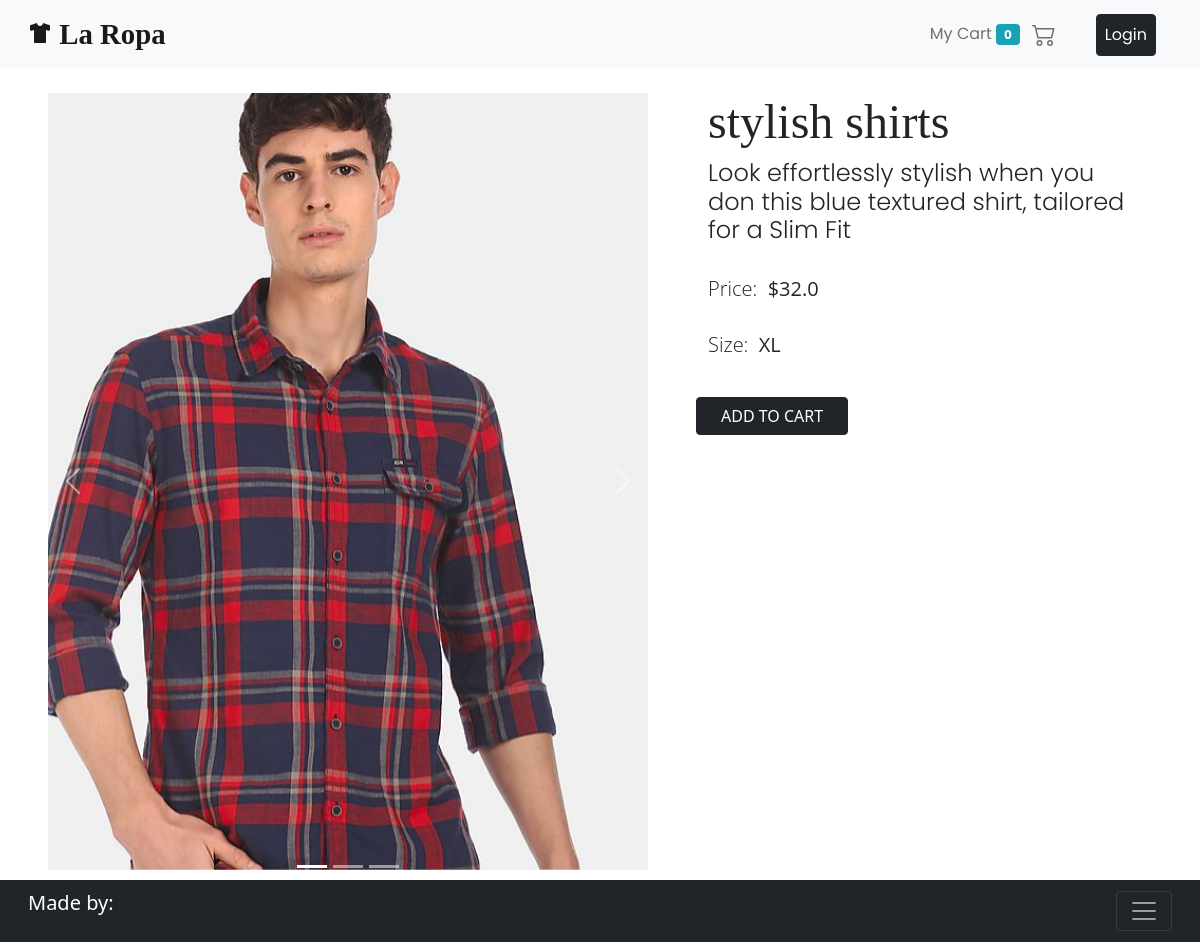
Before: /product/17/ with the older database file.
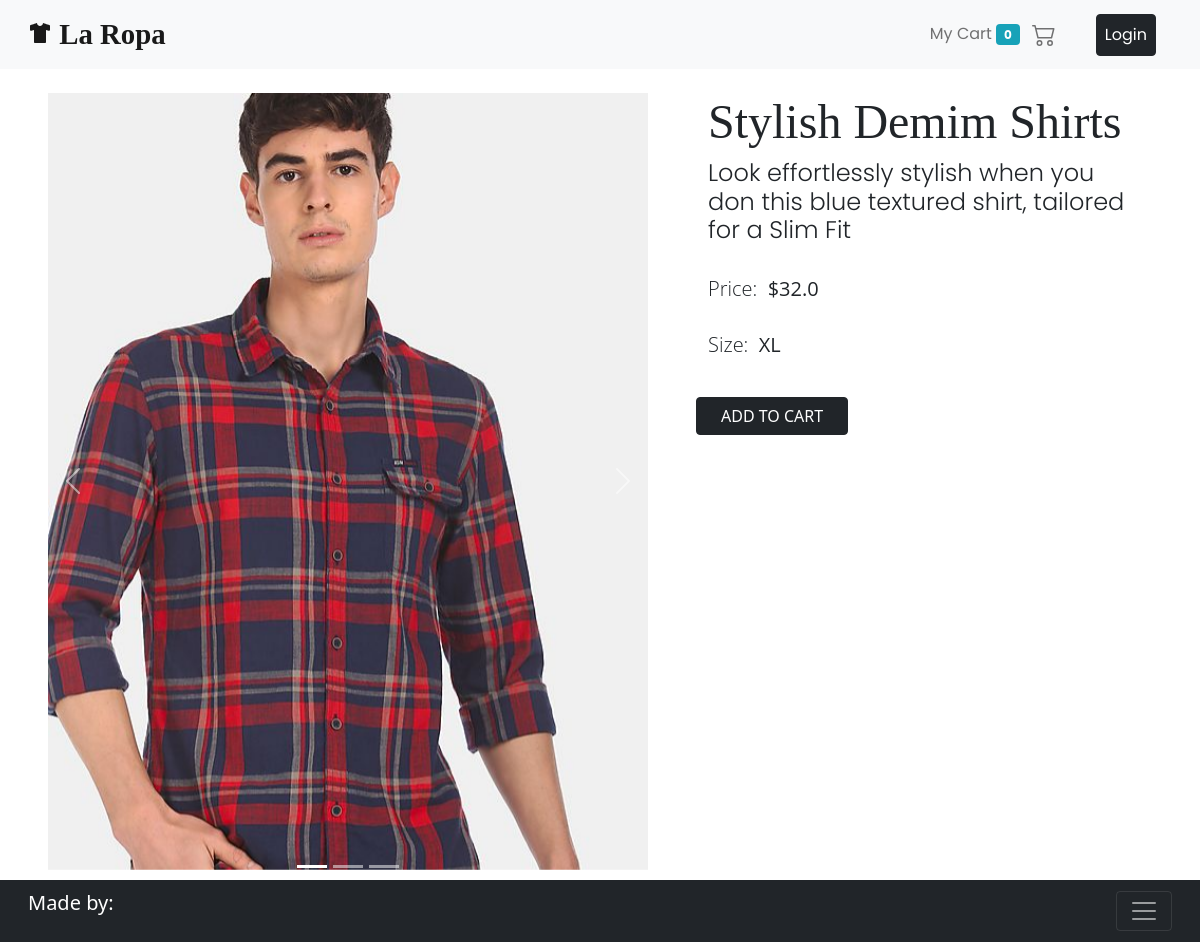
After: the same page with the newer database file.
### ecomm/models.py (models this page shows, shortened)
class Product(models.Model):
    title = models.CharField(max_length=120)
    desc = models.CharField(max_length=500)
    price = models.FloatField(default=0.00)
    size = models.CharField(choices=SIZE, max_length=2)
    category = models.CharField(choices=CATEGORIES, max_length=2)
    img1 = models.ImageField(upload_to='ecomm/images', default='')
    img2 = models.ImageField(upload_to='ecomm/images', default='')
    img3 = models.ImageField(upload_to='ecomm/images', default='')

### ecomm/views.py (the view, shortened to what this page needs)
# urls.py: path('product/<int:id>/', views.productView, name="product"),
def productView(request, id):
    prod = Product.objects.get(id = id)
    context = {
        'prod': prod,
    }
    return render(request, 'ecomm/product.html', context)

### ecomm/templates/ecomm/product.html (shortened to what this page needs)
{% extends 'base.html' %}
{% block content %}
    {% include 'nav.html' %}
    {% load cart %}
    <div class="container-fluid row mb-5">
        <div class="container-fluid col-xl-7">
            <div id="carouselExampleIndicators" class="carousel slide p-md-4" data-bs-ride="carousel">
                <div class="carousel-indicators">
                    <button type="button" data-bs-target="#carouselExampleIndicators" data-bs-slide-to="0"
                        class="active" aria-current="true" aria-label="Slide 1"></button>
                    <button type="button" data-bs-target="#carouselExampleIndicators" data-bs-slide-to="1"
                        aria-label="Slide 2"></button>
                    <button type="button" data-bs-target="#carouselExampleIndicators" data-bs-slide-to="2"
                        aria-label="Slide 3"></button>
                </div>
                <div class="carousel-inner">
                    <div class="carousel-item active">
                        <img src="{{ prod.img1.url }}"
                            class="d-block w-100" alt="...">
                    </div>
                </div>
                <button class="carousel-control-prev" type="button" data-bs-target="#carouselExampleIndicators"
                    data-bs-slide="prev">
                    <span class="carousel-control-prev-icon" aria-hidden="true"></span>
                </button>
                <button class="carousel-control-next" type="button" data-bs-target="#carouselExampleIndicators"
                    data-bs-slide="next">
                    <span class="carousel-control-next-icon" aria-hidden="true"></span>
                </button>
            </div>
        </div>
        <div class="container-fluid col-xl-5 p-md-4">
            <h1 class="display-1">{{ prod.title }}</h1>
            <h2>{{ prod.desc }}</h2>
            <br>
            <h3 class="lead">Price:&nbsp;&nbsp;<strong>${{ prod.price }}</strong></h3>
            <br>
            <h3 class="lead">
                Size:&nbsp;&nbsp;<strong>{{ prod.size }}</strong>
            </h3>
            <br>
            <div class="row">
                <div class="col-sm-6 p-0 my-2">
                    {% if prod|is_in_cart:request.session.cart %}
                    <div class="row p-0">
                        <form action="" class="col-2" method="POST">{% csrf_token %}
                            <input hidden type="text" name="to_cart" value="{{ prod.id }}">
                            <input hidden type="text" name="rem_cart" value="True">
                            <input type="submit" value="- " class="col-2 btn btn-dark px-4">
                        </form>
                        <div class="text-center col-sm-6">{{prod|cart_count:request.session.cart}} in cart</div>
                        <form action="" class="col-2" method="POST">{% csrf_token %}
                            <input hidden type="text" name="to_cart" value="{{ prod.id }}">
                            <input type="submit" value="+ " class="col-2 btn btn-dark px-4">
                        </form>
                    </div>
                    {% else %}
                    <form action="" method="POST">{% csrf_token %}
                        <input type="submit"  class="btn btn-dark px-4" value="ADD TO CART">
                    </form>
                    {% endif %}
                </div>
            </div>
        </div>
    </div>
{% endblock content %}

Changed rows visible on the page:
changed Product "XL": title "stylish shirts" → "Stylish Demim Shirts"
